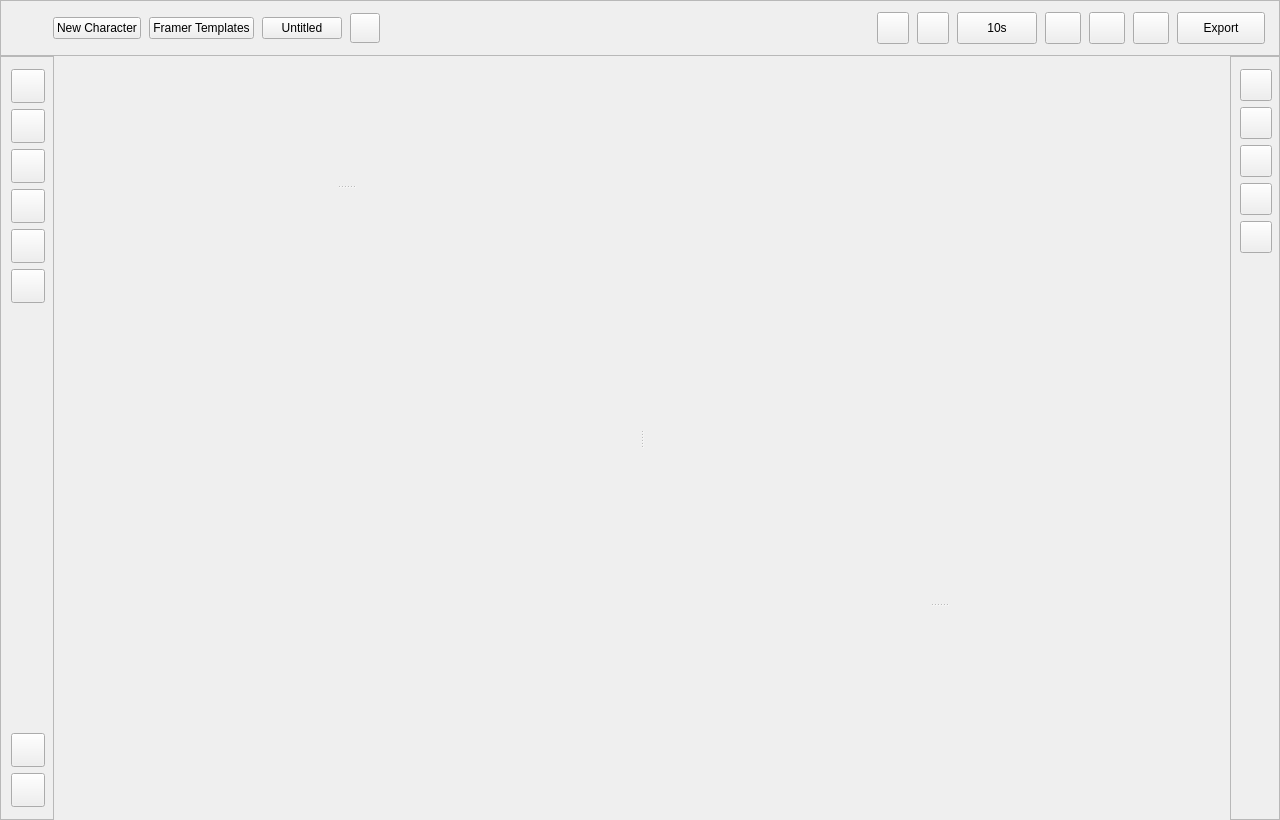
<?xml version='1.0' encoding='utf-8'?>
<ui version="4.0">
 <class>MainWindow</class>
 <widget class="QCustomQMainWindow" name="MainWindow">
  <property name="geometry">
   <rect>
    <x>0</x>
    <y>0</y>
    <width>1280</width>
    <height>820</height>
   </rect>
  </property>
  <property name="windowTitle">
   <string>Node Studio</string>
  </property>
  <widget class="QWidget" name="centralwidget">
   <layout class="QVBoxLayout" name="rootLayout">
    <property name="spacing"><number>0</number></property>
    <property name="leftMargin"><number>0</number></property>
    <property name="topMargin"><number>0</number></property>
    <property name="rightMargin"><number>0</number></property>
    <property name="bottomMargin"><number>0</number></property>
    
    <item>
     <widget class="QFrame" name="topBar">
      <property name="frameShape"><enum>QFrame::StyledPanel</enum></property>
      <property name="minimumSize"><size><width>0</width><height>56</height></size></property>
      <property name="maximumSize"><size><width>16777215</width><height>56</height></size></property>
      <layout class="QHBoxLayout" name="topBarLayout">
       <property name="spacing"><number>8</number></property>
       <property name="leftMargin"><number>14</number></property>
       <property name="topMargin"><number>8</number></property>
       <property name="rightMargin"><number>14</number></property>
       <property name="bottomMargin"><number>8</number></property>
       <item>
        <widget class="QLabel" name="appMark">
         <property name="minimumSize"><size><width>30</width><height>30</height></size></property>
         <property name="maximumSize"><size><width>30</width><height>30</height></size></property>
         <property name="text"><string /></property>
        </widget>
       </item>
       <item>
        <widget class="QCustomQPushButton" name="tabNew">
         <property name="text"><string>New Character</string></property>
         <property name="cursor"><cursorShape>PointingHandCursor</cursorShape></property>
        <property name="iconSize"><size><width>14</width><height>14</height></size></property></widget>
       </item>
       <item>
        <widget class="QCustomQPushButton" name="tabFramer">
         <property name="text"><string>Framer Templates</string></property>
         <property name="cursor"><cursorShape>PointingHandCursor</cursorShape></property>
        <property name="iconSize"><size><width>14</width><height>14</height></size></property></widget>
       </item>
       <item>
        <widget class="QCustomQPushButton" name="tabUntitled">
         <property name="text"><string>Untitled</string></property>
         <property name="cursor"><cursorShape>PointingHandCursor</cursorShape></property>
        <property name="iconSize"><size><width>14</width><height>14</height></size></property></widget>
       </item>
       <item>
        <widget class="QCustomQPushButton" name="tabAdd">
         <property name="minimumSize"><size><width>30</width><height>30</height></size></property>
         <property name="maximumSize"><size><width>30</width><height>30</height></size></property>
         <property name="text"><string /></property>
         <property name="cursor"><cursorShape>PointingHandCursor</cursorShape></property>
        <property name="iconSize"><size><width>18</width><height>18</height></size></property></widget>
       </item>
       <item>
        <spacer name="topSpacer">
         <property name="orientation"><enum>Qt::Horizontal</enum></property>
         <property name="sizeHint" stdset="0"><size><width>40</width><height>20</height></size></property>
        </spacer>
       </item>
       <item>
        <widget class="QCustomQPushButton" name="navPrev">
         <property name="minimumSize"><size><width>32</width><height>32</height></size></property>
         <property name="maximumSize"><size><width>32</width><height>32</height></size></property>
         <property name="text"><string /></property>
        <property name="iconSize"><size><width>16</width><height>16</height></size></property></widget>
       </item>
       <item>
        <widget class="QCustomQPushButton" name="navNext">
         <property name="minimumSize"><size><width>32</width><height>32</height></size></property>
         <property name="maximumSize"><size><width>32</width><height>32</height></size></property>
         <property name="text"><string /></property>
        <property name="iconSize"><size><width>16</width><height>16</height></size></property></widget>
       </item>
       <item>
        <widget class="QCustomQPushButton" name="durationBtn">
         <property name="minimumSize"><size><width>66</width><height>32</height></size></property>
         <property name="text"><string>10s</string></property>
        <property name="iconSize"><size><width>15</width><height>15</height></size></property></widget>
       </item>
       <item>
        <widget class="QCustomQPushButton" name="codeBtn">
         <property name="minimumSize"><size><width>36</width><height>32</height></size></property>
         <property name="maximumSize"><size><width>36</width><height>32</height></size></property>
         <property name="text"><string /></property>
        <property name="iconSize"><size><width>18</width><height>18</height></size></property></widget>
       </item>
       <item>
        <widget class="QCustomQPushButton" name="playBtn">
         <property name="minimumSize"><size><width>36</width><height>32</height></size></property>
         <property name="maximumSize"><size><width>36</width><height>32</height></size></property>
         <property name="text"><string /></property>
        <property name="iconSize"><size><width>18</width><height>18</height></size></property></widget>
       </item>
       <item>
        <widget class="QCustomQPushButton" name="shareBtn">
         <property name="minimumSize"><size><width>36</width><height>32</height></size></property>
         <property name="maximumSize"><size><width>36</width><height>32</height></size></property>
         <property name="text"><string /></property>
        <property name="iconSize"><size><width>18</width><height>18</height></size></property></widget>
       </item>
       <item>
        <widget class="QCustomQPushButton" name="exportBtn">
         <property name="minimumSize"><size><width>88</width><height>32</height></size></property>
         <property name="text"><string>Export</string></property>
         <property name="cursor"><cursorShape>PointingHandCursor</cursorShape></property>
        <property name="iconSize"><size><width>16</width><height>16</height></size></property></widget>
       </item>
      </layout>
     </widget>
    </item>
    
    <item>
     <layout class="QHBoxLayout" name="bodyLayout">
      <property name="spacing"><number>0</number></property>
      <property name="leftMargin"><number>0</number></property>
      <property name="topMargin"><number>0</number></property>
      <property name="rightMargin"><number>0</number></property>
      <property name="bottomMargin"><number>0</number></property>
      
      <item>
       <widget class="QFrame" name="leftRail">
        <property name="frameShape"><enum>QFrame::StyledPanel</enum></property>
        <property name="minimumSize"><size><width>54</width><height>0</height></size></property>
        <property name="maximumSize"><size><width>54</width><height>16777215</height></size></property>
        <layout class="QVBoxLayout" name="leftRailLayout">
         <property name="spacing"><number>6</number></property>
         <property name="leftMargin"><number>10</number></property>
         <property name="topMargin"><number>12</number></property>
         <property name="rightMargin"><number>10</number></property>
         <property name="bottomMargin"><number>12</number></property>
         <item><widget class="QCustomQPushButton" name="rlText"><property name="minimumSize"><size><width>34</width><height>34</height></size></property><property name="maximumSize"><size><width>34</width><height>34</height></size></property><property name="text"><string /></property><property name="iconSize"><size><width>20</width><height>20</height></size></property></widget></item>
         <item><widget class="QCustomQPushButton" name="rlLayers"><property name="minimumSize"><size><width>34</width><height>34</height></size></property><property name="maximumSize"><size><width>34</width><height>34</height></size></property><property name="text"><string /></property><property name="iconSize"><size><width>20</width><height>20</height></size></property></widget></item>
         <item><widget class="QCustomQPushButton" name="rlPen"><property name="minimumSize"><size><width>34</width><height>34</height></size></property><property name="maximumSize"><size><width>34</width><height>34</height></size></property><property name="text"><string /></property><property name="iconSize"><size><width>20</width><height>20</height></size></property></widget></item>
         <item><widget class="QCustomQPushButton" name="rlBrush"><property name="minimumSize"><size><width>34</width><height>34</height></size></property><property name="maximumSize"><size><width>34</width><height>34</height></size></property><property name="text"><string /></property><property name="iconSize"><size><width>20</width><height>20</height></size></property></widget></item>
         <item><widget class="QCustomQPushButton" name="rlGrid"><property name="minimumSize"><size><width>34</width><height>34</height></size></property><property name="maximumSize"><size><width>34</width><height>34</height></size></property><property name="text"><string /></property><property name="iconSize"><size><width>20</width><height>20</height></size></property></widget></item>
         <item><widget class="QCustomQPushButton" name="rlAttach"><property name="minimumSize"><size><width>34</width><height>34</height></size></property><property name="maximumSize"><size><width>34</width><height>34</height></size></property><property name="text"><string /></property><property name="iconSize"><size><width>20</width><height>20</height></size></property></widget></item>
         <item>
          <spacer name="railSpacer">
           <property name="orientation"><enum>Qt::Vertical</enum></property>
           <property name="sizeHint" stdset="0"><size><width>20</width><height>40</height></size></property>
          </spacer>
         </item>
         <item><widget class="QCustomQPushButton" name="themeToggle"><property name="minimumSize"><size><width>34</width><height>34</height></size></property><property name="maximumSize"><size><width>34</width><height>34</height></size></property><property name="text"><string /></property><property name="cursor"><cursorShape>PointingHandCursor</cursorShape></property><property name="iconSize"><size><width>20</width><height>20</height></size></property></widget></item>
         <item><widget class="QCustomQPushButton" name="fabAdd"><property name="minimumSize"><size><width>34</width><height>34</height></size></property><property name="maximumSize"><size><width>34</width><height>34</height></size></property><property name="text"><string /></property><property name="iconSize"><size><width>20</width><height>20</height></size></property></widget></item>
        </layout>
       </widget>
      </item>
      
      <item>
       <widget class="QSplitter" name="mainSplitter">
        <property name="orientation"><enum>Qt::Horizontal</enum></property>
        <property name="handleWidth"><number>10</number></property>
        <property name="childrenCollapsible"><bool>false</bool></property>
        
        <widget class="QSplitter" name="leftColumn">
         <property name="orientation"><enum>Qt::Vertical</enum></property>
         <property name="handleWidth"><number>10</number></property>
         <property name="childrenCollapsible"><bool>false</bool></property>
         <widget class="QCustomComponentContainer" name="canvasContainer">
          <property name="filePath" stdset="0"><string>ui/CanvasComponent.ui</string></property>
          <property name="previewComponent" stdset="0"><bool>false</bool></property>
         </widget>
         <widget class="QCustomComponentContainer" name="thoughtsContainer">
          <property name="minimumSize"><size><width>0</width><height>150</height></size></property>
          <property name="filePath" stdset="0"><string>ui/ThoughtsComponent.ui</string></property>
          <property name="previewComponent" stdset="0"><bool>false</bool></property>
         </widget>
        </widget>
        
        <widget class="QSplitter" name="rightColumn">
         <property name="orientation"><enum>Qt::Vertical</enum></property>
         <property name="handleWidth"><number>10</number></property>
         <property name="childrenCollapsible"><bool>false</bool></property>
         <property name="minimumSize"><size><width>360</width><height>0</height></size></property>
         <widget class="QCustomComponentContainer" name="previewContainer">
          <property name="filePath" stdset="0"><string>ui/PreviewComponent.ui</string></property>
          <property name="previewComponent" stdset="0"><bool>false</bool></property>
         </widget>
         <widget class="QCustomComponentContainer" name="timelineContainer">
          <property name="minimumSize"><size><width>0</width><height>150</height></size></property>
          <property name="maximumSize"><size><width>16777215</width><height>210</height></size></property>
          <property name="filePath" stdset="0"><string>ui/TimelineComponent.ui</string></property>
          <property name="previewComponent" stdset="0"><bool>false</bool></property>
         </widget>
        </widget>
       </widget>
      </item>
      
      <item>
       <widget class="QFrame" name="rightRail">
        <property name="frameShape"><enum>QFrame::StyledPanel</enum></property>
        <property name="minimumSize"><size><width>50</width><height>0</height></size></property>
        <property name="maximumSize"><size><width>50</width><height>16777215</height></size></property>
        <layout class="QVBoxLayout" name="rightRailLayout">
         <property name="spacing"><number>6</number></property>
         <property name="leftMargin"><number>9</number></property>
         <property name="topMargin"><number>12</number></property>
         <property name="rightMargin"><number>9</number></property>
         <property name="bottomMargin"><number>12</number></property>
         <item><widget class="QCustomQPushButton" name="rrCursor"><property name="minimumSize"><size><width>32</width><height>32</height></size></property><property name="maximumSize"><size><width>32</width><height>32</height></size></property><property name="text"><string /></property><property name="iconSize"><size><width>18</width><height>18</height></size></property></widget></item>
         <item><widget class="QCustomQPushButton" name="rrStar"><property name="minimumSize"><size><width>32</width><height>32</height></size></property><property name="maximumSize"><size><width>32</width><height>32</height></size></property><property name="text"><string /></property><property name="iconSize"><size><width>18</width><height>18</height></size></property></widget></item>
         <item><widget class="QCustomQPushButton" name="rrDrop"><property name="minimumSize"><size><width>32</width><height>32</height></size></property><property name="maximumSize"><size><width>32</width><height>32</height></size></property><property name="text"><string /></property><property name="iconSize"><size><width>18</width><height>18</height></size></property></widget></item>
         <item><widget class="QCustomQPushButton" name="rrLock"><property name="minimumSize"><size><width>32</width><height>32</height></size></property><property name="maximumSize"><size><width>32</width><height>32</height></size></property><property name="text"><string /></property><property name="iconSize"><size><width>18</width><height>18</height></size></property></widget></item>
         <item><widget class="QCustomQPushButton" name="rrBulb"><property name="minimumSize"><size><width>32</width><height>32</height></size></property><property name="maximumSize"><size><width>32</width><height>32</height></size></property><property name="text"><string /></property><property name="iconSize"><size><width>18</width><height>18</height></size></property></widget></item>
         <item>
          <spacer name="rightRailSpacer">
           <property name="orientation"><enum>Qt::Vertical</enum></property>
           <property name="sizeHint" stdset="0"><size><width>20</width><height>40</height></size></property>
          </spacer>
         </item>
        </layout>
       </widget>
      </item>
     </layout>
    </item>
   </layout>
  </widget>
 </widget>
 <customwidgets>
  <customwidget>
   <class>QCustomQMainWindow</class>
   <extends>QMainWindow</extends>
   <header>Custom_Widgets.QCustomQMainWindow</header>
   <container>1</container>
  </customwidget>
  <customwidget>
   <class>QCustomQPushButton</class>
   <extends>QPushButton</extends>
   <header>Custom_Widgets.QCustomQPushButton</header>
  </customwidget>
  <customwidget>
   <class>QCustomComponentContainer</class>
   <extends>QWidget</extends>
   <header>Custom_Widgets.QCustomComponentContainer</header>
   <container>1</container>
  </customwidget>
 <customwidget><class>QPushButton</class><extends>QPushButton</extends><header location="global">Custom_Widgets.Theme.h</header><container>1</container></customwidget><customwidget><class>QLabel</class><extends>QLabel</extends><header location="global">Custom_Widgets.Theme.h</header><container>1</container></customwidget></customwidgets>
 <connections />
</ui>
